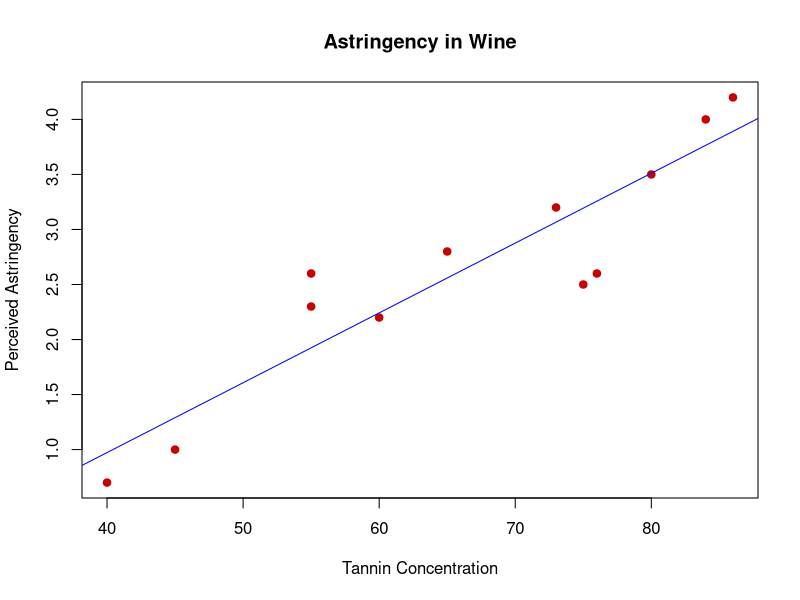
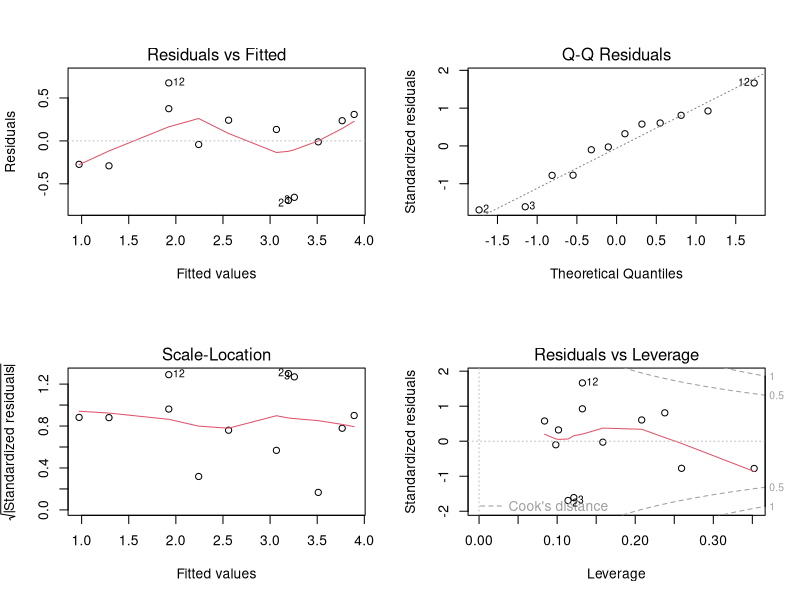
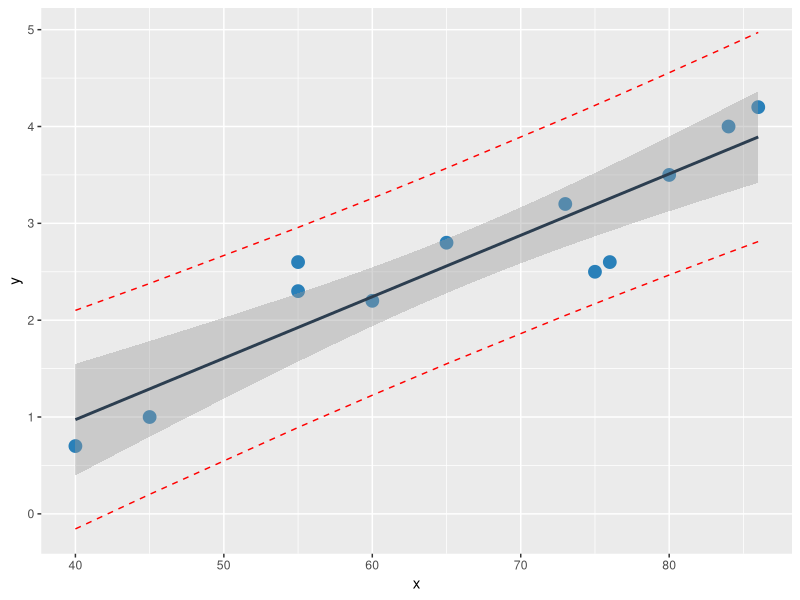

These charts were generated, in order, by the following R code:
# File: Final Exam Plotter.R
# Course: IE 3610


# Clear plots
dev.off()  # But only if there IS a plot
# Clear console
cat("\014")  # ctrl+L
# Clear global environment
rm(list = ls())

library(ggplot2)

## IMPORT data1
x <- c(80,75,76,65,60,55,73,84,86,45,40,55)
y <- c(3.5,2.5,2.6,2.8,2.2,2.3,3.2,4.0,4.2,1.0,0.7,2.6)

data1 <- data.frame(x, y)

alpha=0.005

mean(x)

## data1 ANALYSIS
# Plots
plot(data1$x, data1$y, # Plot function
     pch = 19,         # Solid circle
     cex = 1,        # Make 1x size
     col = "#cc0000",  # Red
     main = "Astringency in Wine", # Graph title
     xlab = "Tannin Concentration", # X label
     ylab = "Perceived Astringency") # Y label

# Regression
abline(lm(y~x,data=data1),col='blue') # Add regression line to graph
model = lm(y~x,data=data1) # Slope and intercept

# Summary Statistics
sse <- sum((fitted(model) - data1$y)^2)
ssr <- sum((fitted(model) - mean(data1$y))^2)
sst <- ssr + sse
n = sum(table(data1))
s = sqrt(sse/(n-2))
r_squared = ssr/sst

# Output
summary(model) # Summary statistics for data1 set (r^2 = 'Multiple R-squared')
writeLines(c(paste("SSE:",sse),
             paste("SSR:",ssr),
             paste("SST:",sst),
             paste("n =",n),
             paste("Standard Deviation Point Estimate:",s),
             paste("R-Squared:",r_squared)))

fit=lm(y~x)
summary(fit)
anova(fit)
fitted=fitted(fit)
residuals=resid(fit)
par(mfrow=c(2,2))
plot(fit)

temp_var <-predict(fit, interval="prediction")
new_df <- cbind(data1, temp_var)

ggplot(new_df, aes(x=x, y=y)) + 
  geom_point(color='#2980B9', size = 4) + 
  geom_line(aes(y=lwr), color="red", linetype="dashed")+
  geom_line(aes(y=upr), color="red", linetype="dashed")+
  geom_smooth(method=lm, color='#2C3E50') 


confint(fit, level=1-alpha)

new_x <- data.frame(x=c(0.6,0.7)) 
predict(fit, newdata = new_x, interval = 'confidence', level=1-alpha)
predict(fit, newdata = new_x, interval = 'prediction', level=1-alpha)


mean.pred.intervals <- function(x, y, pred.x) {
  n <- length(y) # Find sample size
  lm.model <- lm(y ~ x) # Fit linear model
  y.fitted <- lm.model$fitted.values # Extract the fitted values of y
  S_xx=sum((x - mean(x))^2)
  S_yy=sum((y - mean(y))^2) 
  S_xy=sum((x - mean(x))*(y - mean(y)))
  cat(sprintf("S_xx=: %.3f\n", S_xx))
  cat(sprintf("S_yy=: %.3f\n", S_yy))
  cat(sprintf("S_xy=: %.3f\n", S_xy))
  
  # Coefficients of the linear model, beta0 and beta1
  b0 <- lm.model$coefficients[1]
  b1 <- lm.model$coefficients[2]
  cat(sprintf("beta0=: %.3f\n", b0))
  cat(sprintf("beta1=: %.3f\n", b1))
  alt_b1=S_xy/S_xx #alteranttive computing formula 
  alt_b0=mean(y)-alt_b1*mean(x) #alteranttive computing formula 
  cat(sprintf("alt_beta0=: %.3f\n", alt_b0))
  cat(sprintf("alt_beta1=: %.3f\n", alt_b1))
  
  # Find SSE and MSE
  sse <- sum((y - y.fitted)^2)
  cat(sprintf("SSE=: %.3f\n", sse))
  alt_sse=S_yy-alt_b1*S_xy #alteranttive computing formula 
  cat(sprintf("alt_SSE=: %.3f\n", alt_sse))
  mse <- sse / (n - 2)
  cat(sprintf("s^2=: %.3f\n", mse))
  alt_mse=alt_sse/(n-2) #alteranttive computing formula 
  cat(sprintf("alt_s^2=: %.3f\n", alt_mse))
  s <- sqrt(sse / (n - 2))
  cat(sprintf("s=: %.3f\n", s))
  alt_s=sqrt(alt_mse) #alteranttive computing formula 
  cat(sprintf("alt_s=: %.3f\n", alt_s))
  
  
  pred.y <- b1 * pred.x + b0 # Predict y at the given value of x (argument pred.x)
  cat(sprintf("hatY=: %.3f\n", pred.y))
  
  
  t.val <- qt(1-alpha/2, n - 2) # Critical value of t
  cat(sprintf("t=: %.3f\n", t.val))
  
  beta1.se.fit <-s / sqrt(S_xx) # standard error of beta 1
  cat(sprintf("s_beta1=: %.3f\n", beta1.se.fit))
  mean.se.fit <- s*sqrt((1 / n + (pred.x - mean(x))^2 / S_xx)) # Standard error of the mean estimate
  cat(sprintf("smeanY=: %.3f\n", mean.se.fit))
  pred.se.fit <- s*sqrt((1 + (1 / n) + (pred.x - mean(x))^2 / S_xx))  # Standard error of the prediction
  cat(sprintf("spredY=: %.3f\n", pred.se.fit))
  
  # Beta 1 Upper and Lower Confidence limits at alpha Confidence
  b1.conf.upper <- b1 + t.val * beta1.se.fit
  b1.conf.lower <- b1 - t.val * beta1.se.fit
  
  # Mean Estimate Upper and Lower Confidence limits at alpha Confidence
  mean.conf.upper <- pred.y + t.val * mean.se.fit
  mean.conf.lower <- pred.y - t.val * mean.se.fit
  
  # Prediction Upper and Lower Confidence limits at alpha Confidence
  pred.conf.upper <- pred.y + t.val * pred.se.fit
  pred.conf.lower <- pred.y - t.val * pred.se.fit
  
  
  
  # Build data.frame of upper and lower limits calculated above, as well as the predicted y and beta 1 values
  upper <- data.frame(rbind(round(b1.conf.upper, 3), round(mean.conf.upper, 3), round(pred.conf.upper, 3)))
  lower <- data.frame(rbind(round(b1.conf.lower, 3), round(mean.conf.lower, 3), round(pred.conf.lower, 3)))
  fit <- data.frame(rbind(round(b1, 3), round(pred.y, 3), round(pred.y, 3)))
  
  # Collect all into data.frame and rename columns
  results <- data.frame(cbind(lower, upper, fit), row.names = c('Coefficient', 'Mean', 'Prediction'))
  colnames(results) <- c('Lower', 'Upper', 'Fit')
  
  return(results)
}

mean.pred.intervals(x, y, 0.6)

mean.pred.intervals(x, y, 0.7)


